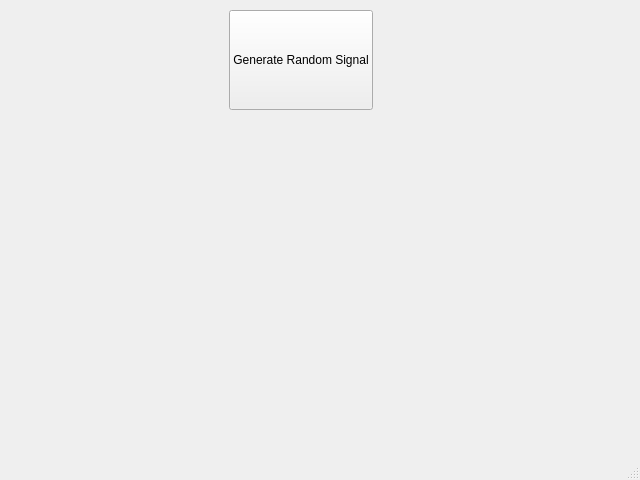
<?xml version="1.0" encoding="UTF-8"?>
<ui version="4.0">
 <class>MainWindow</class>
 <widget class="QMainWindow" name="MainWindow">
  <property name="geometry">
   <rect>
    <x>0</x>
    <y>0</y>
    <width>640</width>
    <height>480</height>
   </rect>
  </property>
  <property name="windowTitle">
   <string>MainWindow</string>
  </property>
  <widget class="QWidget" name="centralwidget">
   <widget class="QWidget" name="gridLayoutWidget">
    <property name="geometry">
     <rect>
      <x>60</x>
      <y>10</y>
      <width>481</width>
      <height>101</height>
     </rect>
    </property>
    <layout class="QGridLayout" name="gridLayout">
     <item row="0" column="0">
      <spacer name="horizontalSpacer">
       <property name="orientation">
        <enum>Qt::Horizontal</enum>
       </property>
       <property name="sizeHint" stdset="0">
        <size>
         <width>40</width>
         <height>20</height>
        </size>
       </property>
      </spacer>
     </item>
     <item row="0" column="1">
      <widget class="QPushButton" name="pushButton_generate_random_signal">
       <property name="minimumSize">
        <size>
         <width>100</width>
         <height>100</height>
        </size>
       </property>
       <property name="text">
        <string>Generate Random Signal</string>
       </property>
      </widget>
     </item>
     <item row="0" column="2">
      <spacer name="horizontalSpacer_2">
       <property name="orientation">
        <enum>Qt::Horizontal</enum>
       </property>
       <property name="sizeHint" stdset="0">
        <size>
         <width>40</width>
         <height>20</height>
        </size>
       </property>
      </spacer>
     </item>
    </layout>
   </widget>
   <widget class="MplWidget" name="MplWidget" native="true">
    <property name="geometry">
     <rect>
      <x>100</x>
      <y>140</y>
      <width>411</width>
      <height>251</height>
     </rect>
    </property>
   </widget>
  </widget>
  <widget class="QMenuBar" name="menubar">
   <property name="geometry">
    <rect>
     <x>0</x>
     <y>0</y>
     <width>640</width>
     <height>22</height>
    </rect>
   </property>
  </widget>
  <widget class="QStatusBar" name="statusbar"/>
 </widget>
 <customwidgets>
  <customwidget>
   <class>MplWidget</class>
   <extends>QWidget</extends>
   <header>mplwidget.h</header>
   <container>1</container>
  </customwidget>
 </customwidgets>
 <resources/>
 <connections/>
</ui>
